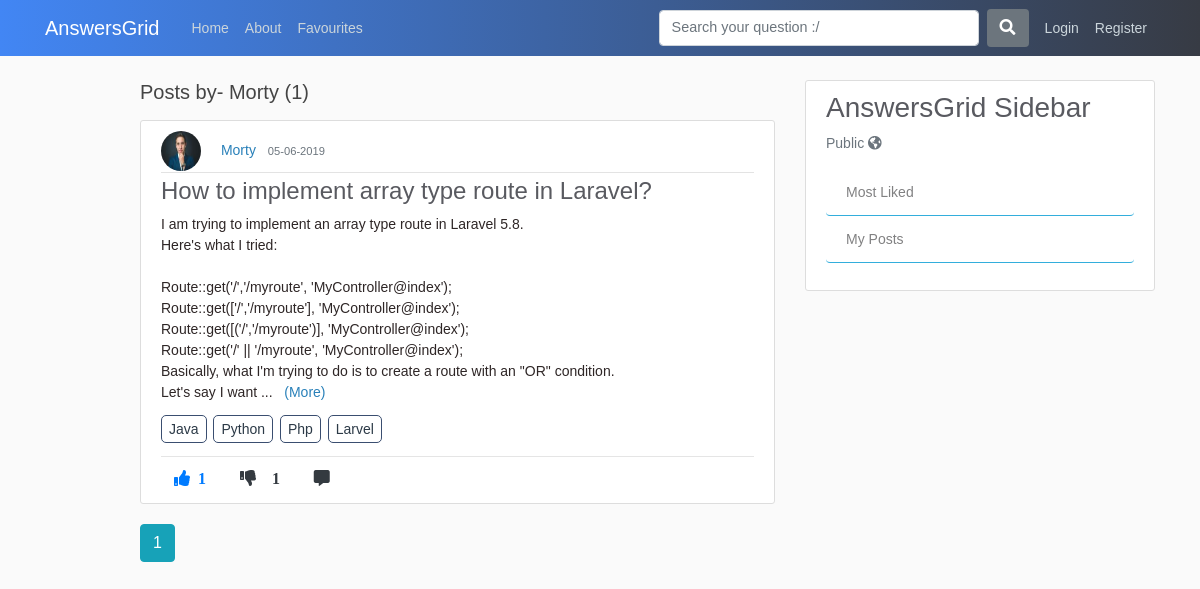
The page /user/Morty on the database its author committed.
### application/models.py (models this page shows, shortened)
class User(db.Model, UserMixin):
    id = db.Column(db.Integer, primary_key=True)
    username = db.Column(db.String(20), unique=True, nullable=False)
    email = db.Column(db.String(120), unique=True, nullable=False)
    image_file = db.Column(db.String(20), nullable=False, default='default.jpg')
    password = db.Column(db.String(60), nullable=False)
    posts = db.relationship('Post', backref='author', lazy=True)
    answers = db.relationship('Answer', backref="author", lazy=True)
    comments = db.relationship('Comment', backref='author', lazy=True)
    favourites = db.relationship('Favourite', backref='author', lazy=True)

class Post(db.Model):
    id = db.Column(db.Integer, primary_key=True)
    title = db.Column(db.String(100), nullable=False)
    content = db.Column(db.Text, nullable=False)
    date_posted = db.Column(db.DateTime, nullable=False, default=datetime.utcnow)
    like_count = db.Column(db.Integer, nullable=False, default=0)
    dislike_count = db.Column(db.Integer, nullable=False, default=0)
    user_id = db.Column(db.Integer, db.ForeignKey('user.id'), nullable=False)
    comments = db.relationship('Comment', backref='commentOnPost', lazy=True)
    answers = db.relationship('Answer', backref='answerOnPost', lazy=True)
    favourites = db.relationship('Favourite', backref='favour_post', lazy=True)

class tagposts(db.Model):
    id = db.Column(db.Integer, primary_key=True, nullable=False)
    post_id = db.Column(db.Integer, db.ForeignKey('post.id'), nullable=False)
    tag_id = db.Column(db.Integer, db.ForeignKey('tags.tag_id'), nullable=False)

class Tags(db.Model):
    tag_id = db.Column(db.Integer, primary_key=True, nullable=False)
    tag_title = db.Column(db.String,nullable=False)

### application/routes.py (the view)
@app.route("/user/<string:username>")
def user_posts(username):
    page = request.args.get('page', 1, type=int)
    user = User.query.filter_by(username=username).first_or_404()
    posts = Post.query.filter_by(author=user)\
        .order_by(Post.date_posted.desc())\
        .paginate(page=page, per_page=5)
    joinedTables = db.session.query(tagposts.post_id,tagposts.tag_id,Tags.tag_title,Post.title,Post.user_id,Post.like_count,Post.content).join(Tags).join(Post).all()
    return render_template('user_posts.html', posts=posts, user=user, joinedTables=joinedTables)

### application/templates/user_posts.html (shortened to what this page needs)
{% extends "layout.html" %}
{% block content %}
    <h5 class="mb-3">Posts by- {{ user.username }} ({{ posts.total }}) </h5>
    {% for post in posts.items %}
        <article class="media content-section">
          <div class="media-body">
            <div class="article-metadata">
              <img class="rounded-circle article-img" src="{{ url_for('static', filename='profile_pics/' + post.author.image_file) }}">
              <a class="mr-2" href="{{ url_for('user_posts', username=post.author.username) }}">{{ post.author.username }}</a>
              <small class="text-muted">{{ post.date_posted.strftime('%d-%m-%Y') }}</small>
            </div>
            <h4 class="text-justify"><a class="article-title" href="{{ url_for('comment_post', post_id=post.id) }}">{{ post.title }}</a></h4>
            <p class="article-content more text-justify">{{ post.content }}</p>
            {% for tag in joinedTables %}
            {% if post.id in tag %}
            <a class="article-content tag-style text-justify" href="{{ url_for('tags', tag_title=tag.tag_title) }}">{{ tag.tag_title }}</a>
            {% endif %}
            {% endfor %}<hr>
            <div class="footRow">
                {%  if current_user.is_authenticated %}
                  <a><i class="fas fa-thumbs-up mr-1 btn upvote"id="/vote/{{post.id}}/{{current_user.id}}" onclick="contentDisp(this);">  {{ post.like_count }} </i></a>
                  <a><i class="fas fa-thumbs-down mr-1 btn upvote" id="/downvote/{{post.id}}/{{current_user.id}}" onclick="contentDisp(this);" >  {{ post.dislike_count }} </i></a>
                  <a href="{{url_for('comment_post', post_id=post.id)}}"><i class="fas fa-comment-alt mr-1 btn text-dark"></i></a>
                  {% else %}
                  <a href="{{url_for('login')}}"><i class="fas fa-thumbs-up mr-1 btn text-primary upvote"><span class="ml-2 likes-count">{{ post.like_count }}</span></i></a>
                  <a href="{{url_for('login')}}"><i class="fas fa-thumbs-down mr-1 btn text-dark"><span id="demo" class="ml-3">{{ post.like_count }}</i></a>
                  <a href="{{url_for('comment_post', post_id=post.id)}}"><i class="fas fa-comment-alt mr-1 btn text-dark"></i></a>
                {% endif %}
               </div>
          </div>
        </article>
    {% endfor %}
    {% for page_num in posts.iter_pages(left_edge=1, right_edge=1, left_current=1, right_current=2) %}
      {% if page_num %}
        {% if posts.page == page_num %}
          <a class="btn btn-info mb-4" href="{{ url_for('user_posts', username=user.username, page=page_num) }}">{{ page_num }}</a>
        {% else %}
          <a class="btn btn-outline-info mb-4" href="{{ url_for('user_posts', username=user.username, page=page_num) }}">{{ page_num }}</a>
        {% endif %}
      {% else %}
      ...
      {% endif %}
    {% endfor %}
{% endblock content %}

### application/static/main.css (style rules this page uses)
body { background: #fafafa; color: #333333; margin-top: 5rem; }
h1, h2, h3, h4, h5, h6 { color: #444444; }
.content-section { background: #ffffff; padding: 10px 20px; border: 1px solid #dddddd; border-radius: 3px; margin-bottom: 20px; }
.article-title { color: #444444; }
.article-content { white-space: pre-line; }
.article-img { height: 40px; width: 40px; margin-right: 16px; }
.article-metadata { padding-bottom: 1px; margin-bottom: 4px; border-bottom: 1px solid #e3e3e3 }

### application/templates/layout.html (style rules this page uses)
body { color: #2e2626; margin-top: 5rem; font-size: 14px; font-weight: unset; line-height: 1.5; font-family: Arial; }
img { display: inline; }
.footRow { margin-top: -10px; }
.tag-style { margin-right: 3px; border: 1px solid #3a4e70; padding: 5px 7px; border-radius: 5px; color: #2C3A47 }
a { color: #2980b9; }
.fa-thumbs-up { color: #4286f4; }
.fa-thumbs-down { color: #f1545b }
h4,h3 { color: #595a60; }
.article-title { color: #595a60; }

### rows shown on the page
User: username "Morty"
Post: image_file (picture), author.username "Morty", date_posted "05-06-2019", title "How to implement array type route in Laravel?", content "I am trying to implement an array type route in Laravel 5.8. Here's what I tried: Route::get('/','/myroute', 'MyController@index'); Route::get(['/','/myroute'], 'MyController@index'); Route::get([('/','/myroute')], 'MyController@index'); Route::get('/' || '/myroute', 'MyController@index'); Basically, what I'm trying to do is to create a route with an \"OR\" condition. Let's say I want", like_count "1"
tagposts: tag_title "Java"
tagposts: tag_title "Python"
tagposts: tag_title "Php"
tagposts: tag_title "Larvel"

### other values the page prints
{{ posts.total }} "1"
{{ page_num }} "1"
